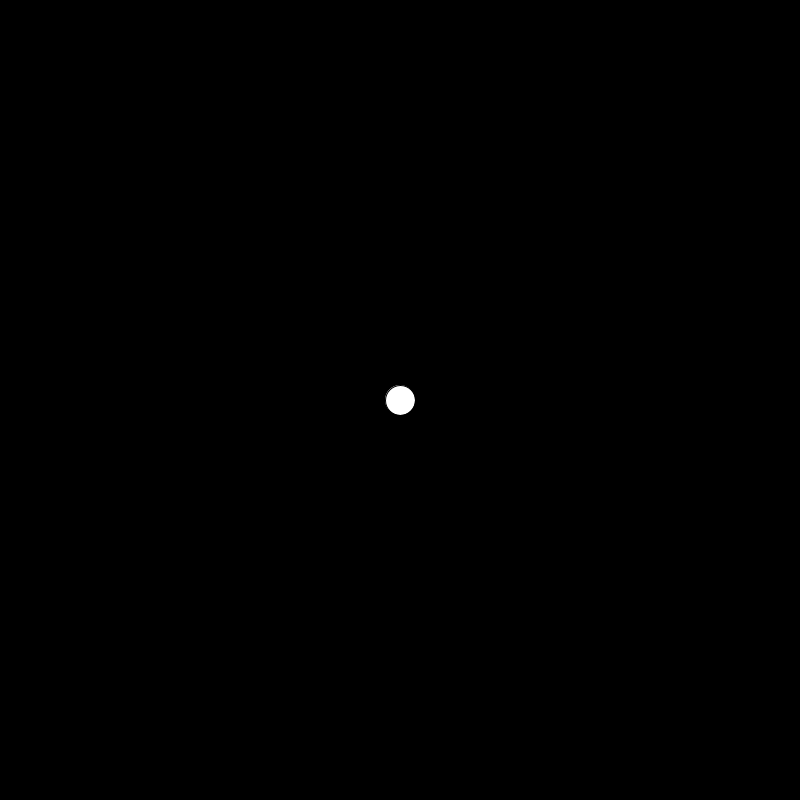
Frame 1 (no input)
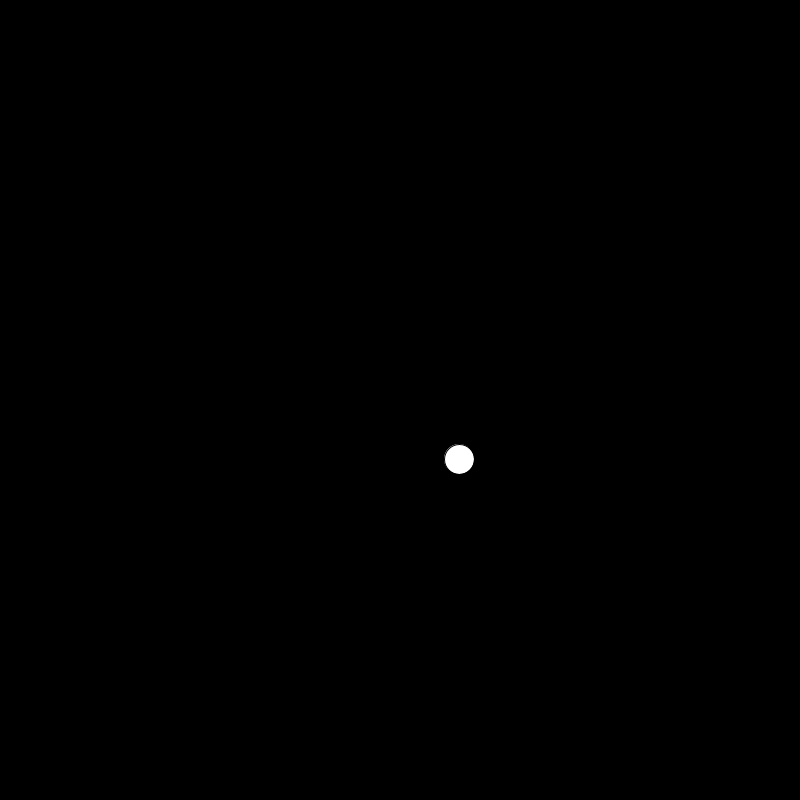
Frame 60 (the mouse pressed at the canvas centre just before this capture)
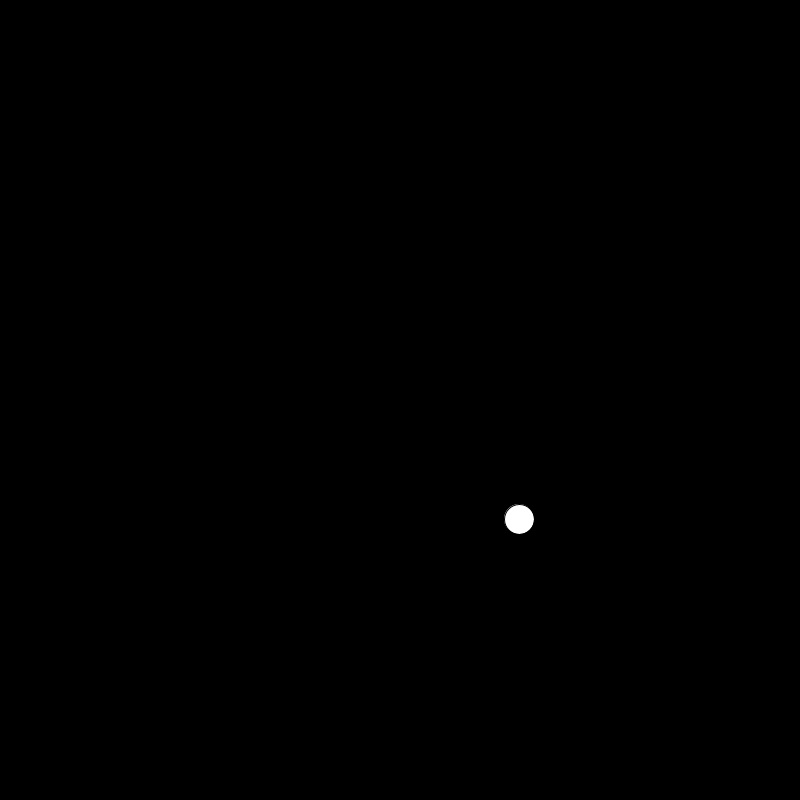
Frame 120 (the mouse held since frame 60 and released just before this capture)

The Processing sketch that drew these frames (run headless with seeded random() and noise(); from frame 60 on, the mouse is pressed at the canvas centre):

// Processing sketch: Lewis_Wanderer_2014_19_11
// ── Lewis_Wanderer_2014_19_11.pde
float locx, locy;
float accx, accy;
float velx, vely;
float sz;

void setup() {
  size(800, 800);

  locx = width/2;
  locy = height/2;
  sz = 30;
  velx = 1;
  vely = 1;
  accx = 0;
  accy = 0;
}

void draw() {
  background(0);
  ellipse(locx, locy, sz, sz);
  locx+=velx;
  locy+=vely;
  velx+=accx;
  vely+=accy;

  if (locx+sz/2 > width) {
    locx = 0;
  }
  if (locy+sz/2 > height) {
    locy=0;
  }
}
